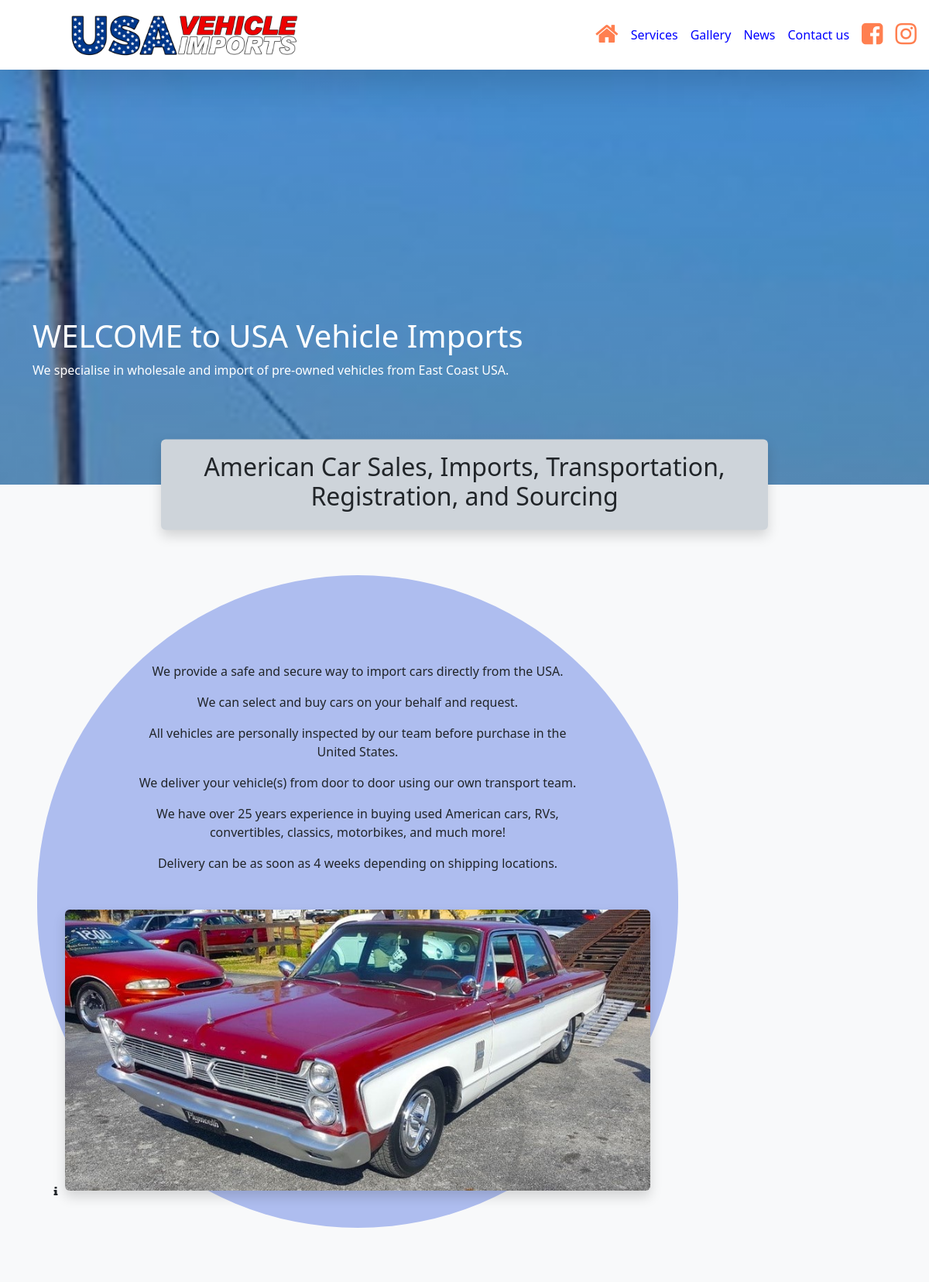
The app's page / (upper part), older data.
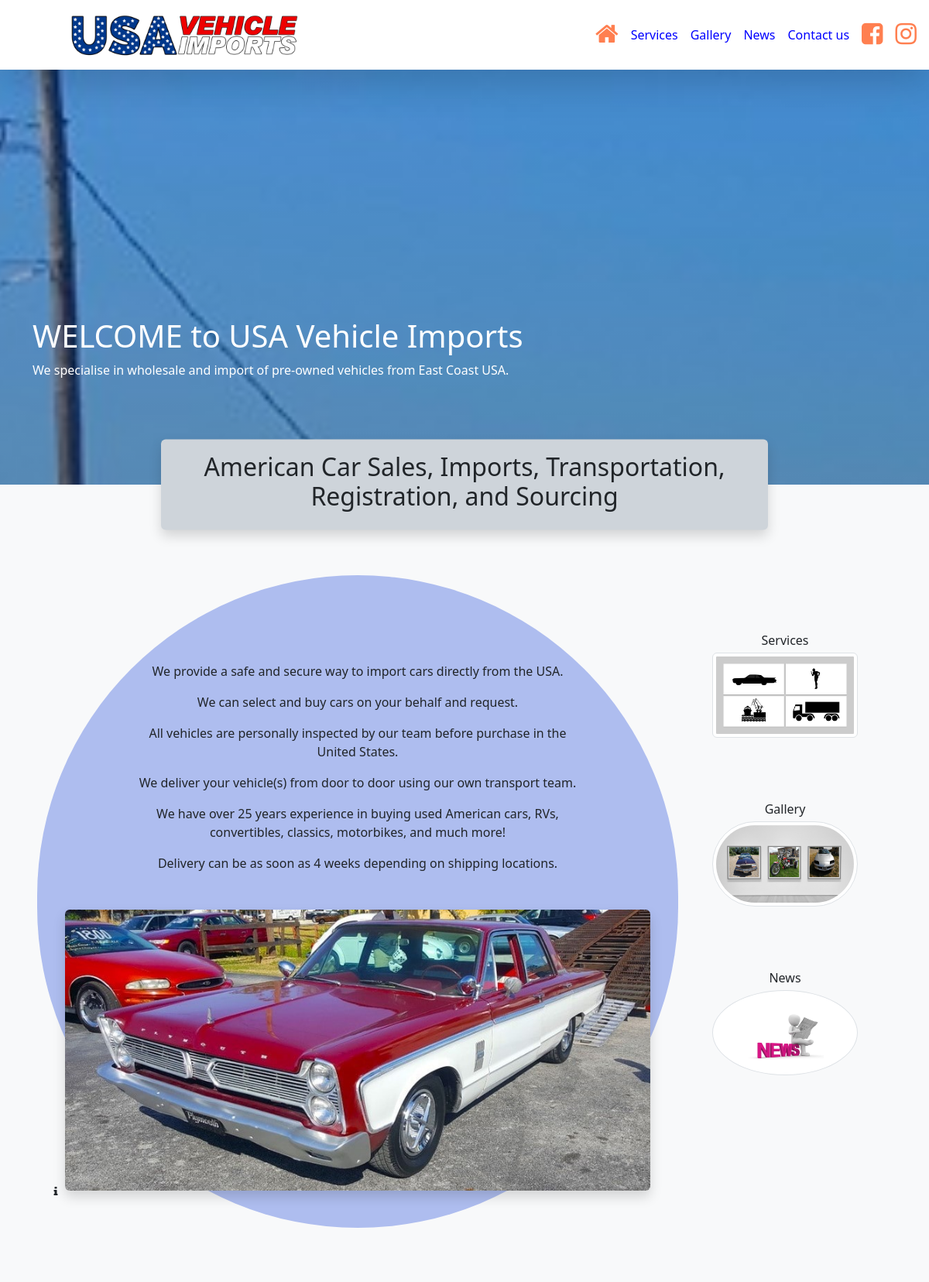
The same page, newer data.
### frontapp/models.py (models this page shows, shortened)
class BusinessDetails(models.Model):
    business_name = models.CharField(max_length=100, blank=True)
    address_1stline = models.CharField(max_length=100, blank=True)
    address_2ndline = models.CharField(max_length=100, blank=True)
    address_town = models.CharField(max_length=100, blank=True)
    address_county = models.CharField(max_length=100, blank=True)
    address_postcode = models.CharField(max_length=20, blank=True)
    contact_phone = models.CharField(max_length=20, blank=True)
    contact_mobile = models.CharField(max_length=20, blank=True)
    contact_email = models.EmailField(max_length=100, blank=True)
    contact_name = models.CharField(max_length=100, blank=True)
    facebook = models.URLField(max_length=200, blank=True)
    instagram = models.URLField(max_length=200, blank=True)
    twitter = models.URLField(max_length=200, blank=True)
    linkedIn = models.URLField(max_length=200, blank=True)
    google_map_link = models.CharField(max_length=300,blank=True)
    business_logo =  models.ImageField(upload_to='images/other/', null=True)
    def  image_tag(self):
        return mark_safe('<img src="/../../media/%s" width="150" height="50" />' % (self.business_logo))
    image_tag.allow_tags = True
    class  Meta:
        verbose_name_plural  =  "Business Details"

class NavHTMLPage(models.Model):
    TITLE_CHOICES = [('Home','Home'),('Services','Services'),('Gallery','Gallery'),('News','News')]
    page = models.CharField(
        max_length=100,choices=TITLE_CHOICES,blank=True)
    title = models.CharField(
        max_length=100,blank=True)
    fontAwesomeIcon = models.CharField(
        max_length=50,blank=True)
    description = models.CharField(
        max_length=100,blank=True)
    imageIcon = models.ImageField(
        upload_to='images/editableContent/', height_field=0, width_field=0,blank=True)
    class  Meta:
        verbose_name_plural  =  "NavHTMLPage"

class EditableStaticContent(models.Model):
    TITLE_CHOICES = [('HomeHero','HomeHero'),('Home','Home'),('Importing','Importing'),('Sourcing','Sourcing'),('Transportation','Transportation'),('GalleryHero','GalleryHero'),('GalleryBreaker','GalleryBreaker'),('GalleryExamplePics','GalleryExamplePics'),('NewsHero','NewsHero'),('',''),('','')]
    title = models.CharField(
        max_length=100,choices=TITLE_CHOICES,blank=True)
    header = models.CharField(
        max_length=100,blank=True)
    subHeader = models.CharField(
        max_length=100,blank=True)
    badge = models.ImageField(upload_to='images/editableContent/', height_field=0,
        width_field=0,blank=True)
    shortDescription = models.CharField(
        max_length=200,blank=True)

class ESCParagraph(models.Model):
    paragraph = models.TextField(blank=True)
    editableStaticContentFk = models.ForeignKey(
        EditableStaticContent, related_name='escToPara_fk', on_delete=models.CASCADE, default=None)

class ESCImage(models.Model):
    images = models.ImageField(
        upload_to='images/editableContent/', height_field=0, width_field=0,blank=True)
    filename = models.CharField(
        max_length=100, null=True, blank=True, default='default.jpg')
    description = models.CharField(
        max_length=100,blank=True)
    editableStaticContentFk = models.ForeignKey(
        EditableStaticContent, related_name='escToImage_fk', on_delete=models.CASCADE, default=None)

### frontapp/views.py (the view)
# urls.py: path('', views.HomeView.as_view(), name="Home"),
class HomeView(ListView):
    model = Testimonials
    context_object_name = "testimonial"
    template_name = "Home.html"
    def get_context_data(self, **kwargs):
        context = super(HomeView, self).get_context_data(**kwargs)
        try:
            context['testimonial'] = Testimonials.objects.all()[:3]
        except Testimonials.DoesNotExist:
            context['testimonial'] = None
        context['editableStaticContent'] = EditableStaticContent.objects.all()
        context['navHTMLPage'] = NavHTMLPage.objects.all()
        return context

### frontapp/custom_context_processors.py (called while the page is built, shortened)
def get_business_data(request):
    data = BusinessDetails.objects.all()
    navLink = NavHTMLPage.objects.all()
    context = {'data': data,'navLink':navLink}
    return context

def get_form_data(request):
    if request.method == "GET":
        form = ContactForm()
    else:
        form = ContactForm()
    context = {'form': form}
    return ( context)

### frontapp/templates/Home.html (shortened to what this page needs)
{% extends "Base.html" %}{% block content %} {% load static %}
{% for content in editableStaticContent %}
<header>
  {% if content.title == 'HomeHero' %}
  <div class="header-parallax fade-in">
    <div class="container">
      <div id="HomeHero" class="header-content">
        {% for para in content.escToPara_fk.all %}
        <h1>{{ content.header }}</h1>
        <p>{{ para.paragraph }}</p>
        {% endfor %}
      </div>
    </div>
  </div>
  {% endif %}
</header>
<section>
  {% if content.title == 'Home' %}
  <div class="container-fluid bg-light text-center">
    <div
      id="Home"
      class="col-md-8 p-3 bg-dark-subtle shadow position-relative top-0 start-50 translate-middle rounded-2"
    >
      <h2>{{ content.header }}</h2>
    </div>
    <div class="container-fluid px-lg-5">
      <div class="row row-cols-1 row-cols-sm-2 pb-lg-5">
        <div
          class="col-sm-9 pt-5 pb-5 px-4 mb-4 bg-danger-subtler rounded-pill px-xxl-5"
        >
          <div class="text-center rounded-5 px-2 pt-3 pt-md-5 px-md-5 pt-xl-2">
            <div class="text pt-5 px-3 px-sm-3 px-lg-5">
              {% for para in content.escToPara_fk.all %}
              <p>{{ para.paragraph }}</p>
              {% endfor %}
            </div>
          </div>
          <br />
          <div class="container-fluid position-relative">
            {% for image in content.escToImage_fk.all %}
            <img
              class="img-fluid mt-2 rounded-2 shadow"
              src="{{ image.images.url }}"
              alt="USA Vehicle Imports logo image"
            />
            <button
              type="button"
              class="btn btn-sm position-absolute top-100 start-0 translate-middle rounded-circle"
              data-bs-toggle="collapse"
              data-bs-target="#imageData"
              aria-expanded="false"
              aria-controls="imageData"
            >
              <i class="fa fa-info" aria-hidden="true"></i>
            </button>
            {% endfor %}
          </div>
        </div>
        <div class="col-12 col-sm-3 px-xl-5">
          <div class="row row-cols-3 row-cols-sm-1 pt-sm-5">
            {% for page in navHTMLPage %}
            {% if page.page == 'Services' %}
            <div class="col-4 my-2 home-card link-effect px-5 px-sm-2 pt-sm-3">
              <div class="img-fluid mx-4 mx-sm-0">
                {% with pagetitle=page.page %}
                <a
                  class="nav-item nav-link"
                  href="{% url 'frontapp:'|add:pagetitle %}"
                  >{{ page.title }}<img
                    class="img-thumbnail mt-1 rounded-lg hover-effect"
                    src="{{ page.imageIcon.url}}" /></a
                >{% endwith %}
              </div>
            </div>
            {% endif %}{% endfor %}
            {% for page in navHTMLPage %}
            {% if page.page == 'Gallery' %}
            <div class="col-4 my-2 home-card link-effect px-5 px-sm-2 pt-sm-3">
              <div class="img-fluid mx-4 mx-sm-0">
                {% with pagetitle=page.page %}
                <a
                  class="nav-item nav-link"
                  href="{% url 'frontapp:'|add:pagetitle %}"
                  >{{ page.title }}<img
                    class="img-thumbnail mt-1 rounded-pill hover-effect"
                    src="{{ page.imageIcon.url}}" /></a
                >{% endwith %}
              </div>
            </div>
            {% endif %}{% endfor %} {% for page in navHTMLPage %}
            {% if page.page == 'News' %}
            <div class="col-4 my-2 home-card link-effect px-5 px-sm-2 pt-sm-3">
              <div class="img-fluid mx-4 mx-sm-0">
                {% with pagetitle=page.page %}
                <a
                  class="nav-item nav-link"
                  href="{% url 'frontapp:'|add:pagetitle %}"
                  >{{ page.title }}<img
                    class="img-thumbnail mt-1 rounded-circle hover-effect"
                    src="{{ page.imageIcon.url}}" /></a
                >{% endwith %}
              </div>
            </div>
            {% endif %}{% endfor %}
          </div>
        </div>
      </div>
    </div>
  </div>
  {% endif %}
</section>
{% endfor %}  {% endblock content %}

### frontapp/templates/Base.html (shortened to what this page needs)
<!DOCTYPE html>
<html lang="en">
  {% load crispy_forms_tags %}{% load static %}
  <head>
    <link
      rel="stylesheet"
      href="https://maxcdn.bootstrapcdn.com/font-awesome/4.4.0/css/font-awesome.min.css"
    />
    <link
      href="https://cdn.jsdelivr.net/npm/bootstrap@5.3.2/dist/css/bootstrap.min.css"
      rel="stylesheet"
    />
    <link rel="stylesheet" type="text/css" href="{% static "/css/style.css" %}">
  </head>
  <body>
    {% include 'includes/nav.html' %}
    <section>{% block content %} {% endblock content %}</section>
  </body>
</html>

### frontapp/templates/includes/nav.html (shortened to what this page needs)
{% load static %} {% for data in data %}
<nav
  class="navbar navbar-expand-lg sticky-top p-2 bg-white shadow-lg"
  method="GET"
>
  <div class="container-md w-50 p-0">
    <a class="navbar-brand m-0" href="/">
      <img
        class="img-fluid"
        src="{{ data.business_logo.url }}"
        width="300"
        alt="USA Vehicle Imports logo"
      />
    </a>
  </div>
  <div class="d-flex align-items-center">
    <div class="navbar-collapse collapse" id="navbarNav">
      <ul class="nav navbar-nav align-items-center">
        {% for page in navLink %}
        {% with pagetitle=page.page %}
        {% if page.fontAwesomeIcon %}
        <li>
          <a
            class="nav-item nav-link"
            style="color: coral"
            title="{{ page.title }}"
            href="{% url 'frontapp:'|add:pagetitle %}"
            ><i class="{{ page.fontAwesomeIcon }} fa-2x"></i>
          </a>
        </li>
        {% else %}
        <li>
          <a
            class="nav-item nav-link"
            href="{% url 'frontapp:'|add:pagetitle %}"
            >{{ page.title }}</a
          >
        </li>
        {% endif %} {% endwith %}{% endfor %}
        <li>
          <a class="nav-item nav-link" href="#contactUs">Contact us</a>
        </li>
        {% if data.facebook %}
        <li>
          <a
            class="nav-item nav-link"
            target="_blank"
            style="color: coral"
            title="Instagram"
            href="{{ data.facebook }}"
          >
            <i class="fa fa-facebook-square fa-2x"></i
          ></a>
        </li>
        {% endif %}{% if data.instagram %}
        <li>
          <a
            class="nav-item nav-link"
            target="_blank"
            style="color: coral"
            title="Instagram"
            href="{{ data.instagram }}"
          >
            <i class="fa fa-instagram fa-2x"></i
          ></a>
        </li>
        {% endif %}
      </ul>
    </div>
    {% endfor %}
  </div>
</nav>

### frontapp/templates/includes/contactForm.html (shortened to what this page needs)
{% load crispy_forms_tags %}

### frontapp/templates/includes/footer.html (shortened to what this page needs)
 {% load static %}

### static/css/style.css (style rules this page uses)
.bg-danger-subtler { background: linear-gradient( rgb(174, 189, 239), rgb(174, 189, 239) ) }
.fade-in { animation-name: fade-in-slow; animation-duration: 1s; animation-timing-function: ease-in-out; }
.header-parallax { background: #000; background: linear-gradient( rgb(0,0,0,0.1), rgb(0,0,0,0.7) ), url('../images/home/banner-1.jpg'); background-attachment: fixed; background-position: center; background-repeat: no-repeat; background-size: cover; }
.header-content { padding: 320px 0 120px 0; color: white; }
.navbar-collapse ul li a { color: blue; }
.home-card { width: 100%; }
.hover-effect { transition: all 1s ease-in; -moz-transition: all 1s ease-in; }

Row changes from the older to the newer data that the page shows:
changed EditableStaticContent "American Car Sales, Imports, Transportation, Registration, and Sourcing": gains NavHTMLPage (title "Services", imageIcon (picture)); gains NavHTMLPage (title "Gallery", imageIcon (picture)); gains NavHTMLPage (title "News", imageIcon (picture))
